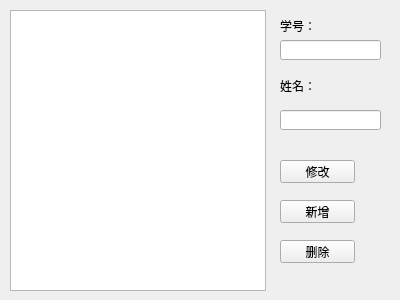
<?xml version="1.0" encoding="UTF-8"?>
<ui version="4.0">
 <class>Widget</class>
 <widget class="QWidget" name="Widget">
  <property name="geometry">
   <rect>
    <x>0</x>
    <y>0</y>
    <width>400</width>
    <height>300</height>
   </rect>
  </property>
  <property name="windowTitle">
   <string>Widget</string>
  </property>
  <widget class="QTableView" name="tableView">
   <property name="geometry">
    <rect>
     <x>10</x>
     <y>10</y>
     <width>256</width>
     <height>281</height>
    </rect>
   </property>
  </widget>
  <widget class="QLineEdit" name="lineEdit">
   <property name="geometry">
    <rect>
     <x>280</x>
     <y>40</y>
     <width>101</width>
     <height>20</height>
    </rect>
   </property>
  </widget>
  <widget class="QLabel" name="label">
   <property name="geometry">
    <rect>
     <x>280</x>
     <y>20</y>
     <width>54</width>
     <height>12</height>
    </rect>
   </property>
   <property name="text">
    <string>学号：</string>
   </property>
  </widget>
  <widget class="QLabel" name="label_2">
   <property name="geometry">
    <rect>
     <x>280</x>
     <y>80</y>
     <width>54</width>
     <height>12</height>
    </rect>
   </property>
   <property name="text">
    <string>姓名：</string>
   </property>
  </widget>
  <widget class="QLineEdit" name="lineEdit_2">
   <property name="geometry">
    <rect>
     <x>280</x>
     <y>110</y>
     <width>101</width>
     <height>20</height>
    </rect>
   </property>
  </widget>
  <widget class="QPushButton" name="pushButton">
   <property name="geometry">
    <rect>
     <x>280</x>
     <y>160</y>
     <width>75</width>
     <height>23</height>
    </rect>
   </property>
   <property name="text">
    <string>修改</string>
   </property>
  </widget>
  <widget class="QPushButton" name="pushButton_2">
   <property name="geometry">
    <rect>
     <x>280</x>
     <y>200</y>
     <width>75</width>
     <height>23</height>
    </rect>
   </property>
   <property name="text">
    <string>新增</string>
   </property>
  </widget>
  <widget class="QPushButton" name="pushButton_3">
   <property name="geometry">
    <rect>
     <x>280</x>
     <y>240</y>
     <width>75</width>
     <height>23</height>
    </rect>
   </property>
   <property name="text">
    <string>删除</string>
   </property>
  </widget>
 </widget>
 <layoutdefault spacing="6" margin="11"/>
 <resources/>
 <connections/>
</ui>
